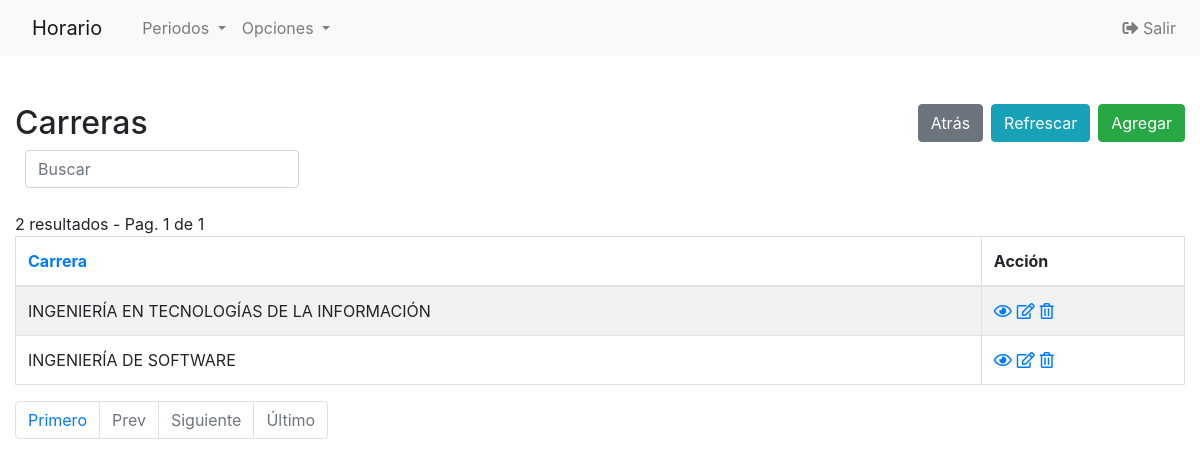
Screenshot of /Codigo/php/carreras-index.php (signed in) with the database file from the repository.
### tables this page shows
CREATE TABLE `carreras` (
  `ID_carrera` int(11) NOT NULL,
  `nombre` varchar(100) DEFAULT NULL
);

### Codigo/php/config.php (called while the page is built, shortened)
<?php
$no_of_records_per_page = 10;
?>

### Codigo/php/carreras-index.php (the view, shortened to what this page needs)
<!DOCTYPE html>
<html lang="en">
<head>
    <link rel="stylesheet" href="https://stackpath.bootstrapcdn.com/bootstrap/4.5.0/css/bootstrap.min.css">
</head>
<?php require_once('navbar.php'); ?>
<body>
    <section class="pt-5">
        <div class="container-fluid">
            <div class="row">
                <div class="col-md-12">
                    <div class="page-header clearfix">
                        <h2 class="float-left">Carreras</h2>
                        <a href="carreras-create.php" class="btn btn-success float-right">Agregar</a>
                        <a href="carreras-index.php" class="btn btn-info float-right mr-2">Refrescar</a>
                        <a href="index1.php" class="btn btn-secondary float-right mr-2">Atrás</a>
                    </div>
                    <div class="form-row">
                        <form action="carreras-index.php" method="get">
                        <div class="col">
                          <input type="text" class="form-control" placeholder="Buscar" name="search">
                        </div>
                    </div>
                    <br>
                    <?php
                    require_once "config.php";
                    $domain   = $_SERVER['HTTP_HOST'];
                    $script   = $_SERVER['SCRIPT_NAME'];
                    $parameters   = $_GET ? $_SERVER['QUERY_STRING'] : "" ;
                    $protocol=($_SERVER['HTTPS'] == "on" ? "https" : "http");
                    $currenturl = $protocol . '://' . $domain. $script . '?' . $parameters;
                    if (isset($_GET['pageno'])) {
                        $pageno = $_GET['pageno'];
                    } else {
                        $pageno = 1;
                    }
                    $offset = ($pageno-1) * $no_of_records_per_page;
                    $total_pages_sql = "SELECT COUNT(*) FROM carreras";
                    $result = mysqli_query($link,$total_pages_sql);
                    $total_rows = mysqli_fetch_array($result)[0];
                    $total_pages = ceil($total_rows / $no_of_records_per_page);
                    $order = 'ID_carrera';
                    $sortBy = array('asc', 'desc'); $sort = 'desc';
                    $sql = "SELECT * FROM carreras ORDER BY $order $sort LIMIT $offset, $no_of_records_per_page";
                    $count_pages = "SELECT * FROM carreras";
                    if(!empty($_GET['search'])) {
                        $search = ($_GET['search']);
                        $sql = "SELECT * FROM carreras
                            WHERE CONCAT_WS (nombre)
                            LIKE '%$search%'
                            ORDER BY $order $sort
                            LIMIT $offset, $no_of_records_per_page";
                        $count_pages = "SELECT * FROM carreras
                            WHERE CONCAT_WS (nombre)
                            LIKE '%$search%'
                            ORDER BY $order $sort";
                    }
                    else {
                        $search = "";
                    }
                    if($result = mysqli_query($link, $sql)){
                        if(mysqli_num_rows($result) > 0){
                            if ($result_count = mysqli_query($link, $count_pages)) {
                               $total_pages = ceil(mysqli_num_rows($result_count) / $no_of_records_per_page);
                           }
                            $number_of_results = mysqli_num_rows($result_count);
                            echo " " . $number_of_results . " resultados - Pag. " . $pageno . " de " . $total_pages;
                            echo "<table class='table table-bordered table-striped'>";
                                echo "<thead>";
                                    echo "<tr>";
                                        echo "<th><a href=?search=$search&sort=&order=nombre&sort=$sort>Carrera</th>";
                                        echo "<th>Acción</th>";
                                    echo "</tr>";
                                echo "</thead>";
                                echo "<tbody>";
                                while($row = mysqli_fetch_array($result)){
                                    echo "<tr>";
                                    echo "<td>" . htmlspecialchars($row['nombre']) . "</td>";
                                        echo "<td>";
                                            echo "<a href='carreras-read.php?ID_carrera=". $row['ID_carrera'] ."' title='View Record' data-toggle='tooltip'><i class='far fa-eye'></i></a>";
                                            echo "<a href='carreras-update.php?ID_carrera=". $row['ID_carrera'] ."' title='Update Record' data-toggle='tooltip'><i class='far fa-edit'></i></a>";
                                            echo "<a href='carreras-delete.php?ID_carrera=". $row['ID_carrera'] ."' title='Delete Record' data-toggle='tooltip'><i class='far fa-trash-alt'></i></a>";
                                        echo "</td>";
                                    echo "</tr>";
                                }
                                echo "</tbody>";
                            echo "</table>";
?>
                                <ul class="pagination" align-right>
                                <?php
                                    $new_url = preg_replace('/&?pageno=[^&]*/', '', $currenturl);
                                 ?>
                                    <li class="page-item"><a class="page-link" href="<?php echo $new_url .'&pageno=1' ?>">Primero</a></li>
                                    <li class="page-item <?php if($pageno <= 1){ echo 'disabled'; } ?>">
                                        <a class="page-link" href="<?php if($pageno <= 1){ echo '#'; } else { echo $new_url ."&pageno=".($pageno - 1); } ?>">Prev</a>
                                    </li>
                                    <li class="page-item <?php if($pageno >= $total_pages){ echo 'disabled'; } ?>">
                                        <a class="page-link" href="<?php if($pageno >= $total_pages){ echo '#'; } else { echo $new_url . "&pageno=".($pageno + 1); } ?>">Siguiente</a>
                                    </li>
                                    <li class="page-item <?php if($pageno >= $total_pages){ echo 'disabled'; } ?>">
                                        <a class="page-item"><a class="page-link" href="<?php echo $new_url .'&pageno=' . $total_pages; ?>">Último</a>
                                    </li>
                                </ul>
<?php
                        } else{
                            echo "<p class='lead'><em>No records were found.</em></p>";
                        }
                    } else{
                        echo "ERROR: Could not able to execute $sql. " . mysqli_error($link);
                    }
                    ?>
                </div>
            </div>
        </div>
    </section>
</body>
</html>

### Codigo/php/carreras-index.php (style rules this page uses)
.page-header h2 { margin-top: 0; }
table tr td:last-child a { margin-right: 5px; }
body { font-size: 14px; }

### rows the page displays
carreras: nombre "INGENIERÍA EN TECNOLOGÍAS DE LA INFORMACIÓN"
carreras: nombre "INGENIERÍA DE SOFTWARE"

### other values shown
$number_of_results "2"
$pageno "1"
$total_pages "1"
